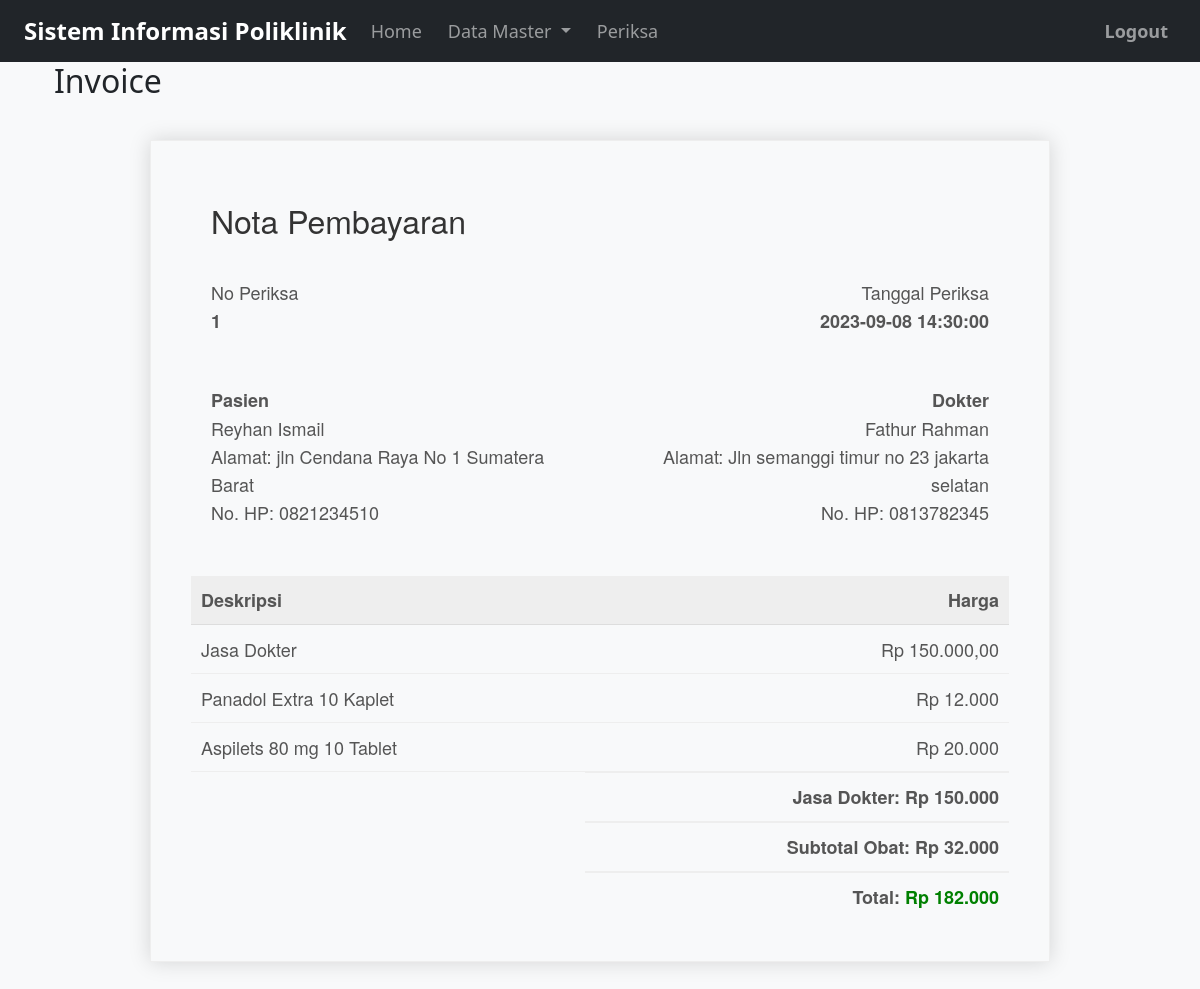
/index.php?page=invoice&id=1 (signed in), run on the app's committed database.
### tables this page shows
CREATE TABLE `periksa` (
  `id` int(10) UNSIGNED NOT NULL,
  `id_pasien` int(11) UNSIGNED DEFAULT NULL,
  `id_dokter` int(11) UNSIGNED DEFAULT NULL,
  `tgl_periksa` datetime DEFAULT NULL,
  `catatan` text DEFAULT NULL,
  `obat` text DEFAULT NULL
);

CREATE TABLE `pasien` (
  `id` int(10) UNSIGNED NOT NULL,
  `nama` varchar(255) DEFAULT NULL,
  `alamat` varchar(255) DEFAULT NULL,
  `no_hp` varchar(50) DEFAULT NULL
);

CREATE TABLE `dokter` (
  `id` int(10) UNSIGNED NOT NULL,
  `nama` varchar(255) DEFAULT NULL,
  `alamat` varchar(255) DEFAULT NULL,
  `no_hp` varchar(50) DEFAULT NULL
);

CREATE TABLE `obat` (
  `id` int(11) UNSIGNED NOT NULL,
  `nama_obat` varbinary(50) DEFAULT NULL,
  `kemasan` varchar(35) DEFAULT NULL,
  `harga` int(11) DEFAULT NULL
);

### invoice.php (the view, shortened to what this page needs)
<?php
include_once("koneksi.php");
$id_periksa = isset($_GET['id']) ? $_GET['id'] : '';
$periksaData = mysqli_fetch_assoc(mysqli_query($mysqli, "SELECT pr.*, p.nama as 'nama_pasien', p.alamat as 'alamat_pasien', p.no_hp as 'no_hp_pasien', d.nama as 'nama_dokter', d.alamat as 'alamat_dokter', d.no_hp as 'no_hp_dokter' FROM periksa pr LEFT JOIN pasien p ON pr.id_pasien = p.id LEFT JOIN dokter d ON pr.id_dokter = d.id WHERE pr.id = '$id_periksa'"));
$obatData = mysqli_query($mysqli, "SELECT o.nama_obat, o.harga FROM detail_periksa dp JOIN obat o ON dp.id_obat = o.id WHERE dp.id_periksa = '$id_periksa'");
?>
<!DOCTYPE html>
<html>
<head>
</head>
<body>
    <div class="invoice-box">
        <table cellpadding="0" cellspacing="0">
            <tr class="top">
                <td colspan="2">
                    <table>
                        <tr>
                            <td class="title">
                                <h2>Nota Pembayaran</h2>
                            </td>
                        </tr>
                        <tr>
                            <td>
                                No Periksa <br> <span> <b> <?php echo $periksaData['id']; ?><br>
                            </td>
                            <td>
                                Tanggal Periksa <br> <span> <b> <?php echo date('Y-m-d H:i:s', strtotime($periksaData['tgl_periksa'])); ?><br>
                            </td>
                        </tr>
                    </table>
                </td>
            </tr>
            <tr class="information">
                <td colspan="2">
                    <table>
                        <tr>
                            <td>
                                <b> Pasien </b><br><?php echo $periksaData['nama_pasien']; ?><br>
                                Alamat: <?php echo $periksaData['alamat_pasien']; ?><br>
                                No. HP: <?php echo $periksaData['no_hp_pasien']; ?>
                            </td>
                            <td>
                                <b> Dokter </b><br><?php echo $periksaData['nama_dokter']; ?><br>
                                Alamat: <?php echo $periksaData['alamat_dokter']; ?><br>
                                No. HP: <?php echo $periksaData['no_hp_dokter']; ?>
                            </td>
                        </tr>
                    </table>
                </td>
            </tr>
            <tr class="heading">
                <td>Deskripsi</td>
                <td>Harga</td>
            </tr>
            <tr class="item">
                <td>Jasa Dokter</td>
                <td>Rp 150.000,00</td>
            </tr>
            <?php
            $totalObat = 0;
            while ($row = mysqli_fetch_assoc($obatData)) {
                $totalObat += $row['harga'];
                echo "<tr class='item'><td>{$row['nama_obat']}</td><td>Rp " . number_format($row['harga'], 0, ',', '.') . "</td></tr>";
            }
            ?>
            <tr class="total">
                <td></td>
                <td>Jasa Dokter: Rp 150.000</td>
            </tr>
            <tr class="total">
                <td></td>
                <td>Subtotal Obat: Rp <?php echo number_format($totalObat, 0, ',', '.'); ?></td>
            </tr>
            <tr class="total">
                <td></td>
                <td>Total: <span style="color: green;">Rp <?php echo number_format(150000 + $totalObat, 0, ',', '.'); ?></span></td>
            </tr>
        </table>
    </div>
</body>
</html>

### index.php (style rules this page uses)
body { background-color: #f8f9fa; }

### invoice.php (style rules this page uses)
.invoice-box { max-width: 900px; height: 100%; margin: 40px auto; padding: 40px; border: 1px solid #eee; box-shadow: 0 0 20px rgba(0, 0, 0, 0.15); font-size: 18px; line-height: 28px; font-family: 'Helvetica Neue', 'Helvetica', Helvetica, Arial, sans-serif; color: #555; }
.invoice-box table { width: 100%; line-height: inherit; text-align: left; border-collapse: collapse; }
.invoice-box table td { padding: 10px; vertical-align: top; }
.invoice-box table tr td:nth-child(2) { text-align: right; }
.invoice-box table tr.top table td { padding-bottom: 20px; }
.invoice-box table tr.top table td.title { font-size: 45px; line-height: 45px; color: #333; }
.invoice-box table tr.information table td { padding-bottom: 40px; }
.invoice-box table tr.heading td { background: #eee; border-bottom: 1px solid #ddd; font-weight: bold; }
.invoice-box table tr.item td { border-bottom: 1px solid #eee; }
.invoice-box table tr.total td:nth-child(2) { border-top: 2px solid #eee; font-weight: bold; }

### data on the page
periksa: id "1", tgl_periksa "2023-09-08 14:30:00", id_pasien.nama "Reyhan Ismail", id_pasien.alamat "jln Cendana Raya No 1 Sumatera Barat", id_pasien.no_hp "0821234510", id_dokter.nama "Fathur Rahman", id_dokter.alamat "Jln semanggi timur no 23 jakarta selatan", id_dokter.no_hp "0813782345"
obat: nama_obat "Panadol Extra 10 Kaplet", harga "12.000"
obat: nama_obat "Aspilets 80 mg 10 Tablet", harga "20.000"

### other printed values
$navbar_text "Logout"
$_GET['page'] "Invoice"
$totalObat "32.000"
150000 + $totalObat "182.000"
